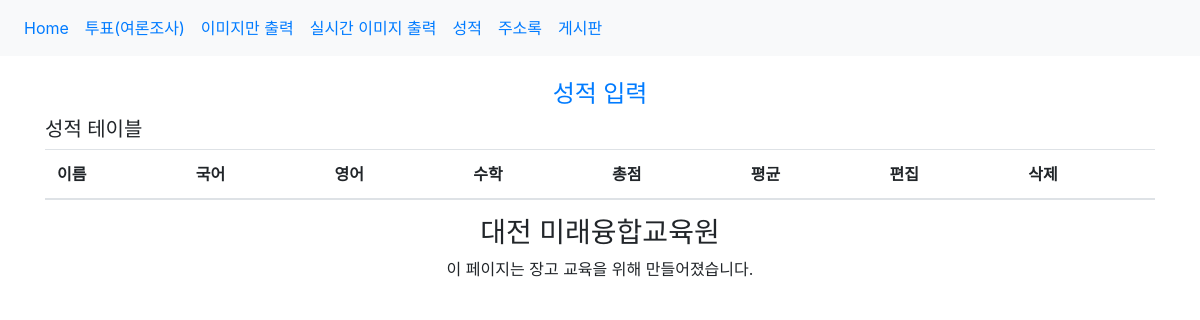
The page /sungjukcall/ on the database as committed earlier.
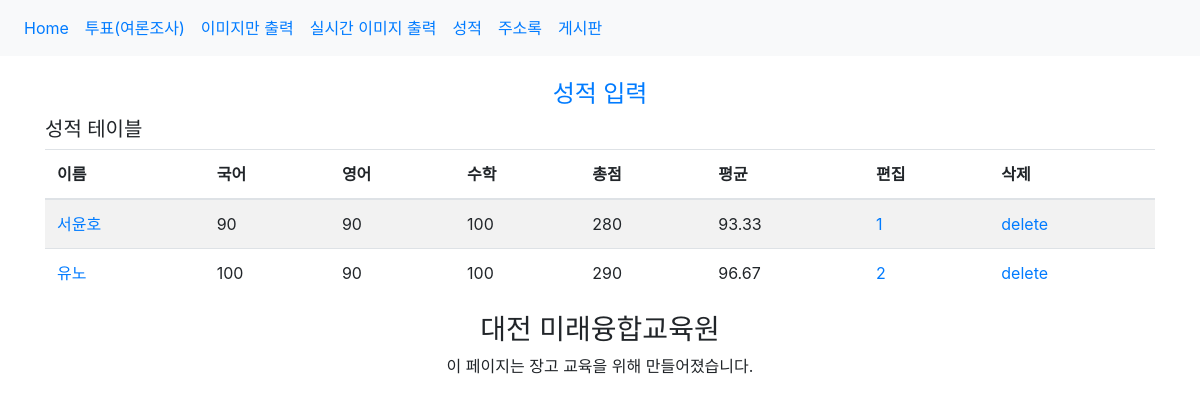
The same page on the database as committed later.
### sungjukcall/models.py (models this page shows, shortened)
class Sungjuk(models.Model):    # 클래스명이 테이블명
    name = models.CharField("이름", max_length=50, unique=False)
    kor = models.IntegerField("국어", default=0)
    mat = models.IntegerField("수학", default=0)
    eng = models.IntegerField("영어", default=0)
    tot = models.IntegerField("총점", default=0)  # DB에 저장하지 않음 (실시간 계산)
    avg = models.FloatField("평균", default=0)    # DB에 저장하지 않음 (실시간 계산)
    @property  # 자바에서는 어노테이션
    def tot(self):  # 변수와 같은 이름으로 함수를 저장 후 총점값을 계산하여 리턴.
        return self.kor + self.mat + self.eng
    @property
    def avg(self):
        return round((self.kor + self.mat + self.eng) / 3, 2)
    class Meta:     # 클래스에 대한 정보
        verbose_name = '성적'
        verbose_name_plural = '성적셋'
        ordering = ['name']     # 이름으로 정렬

### sungjukcall/views.py (the view)
# urls.py: path('', views.SungjukList.as_view(), name='sungjuk_list'),
class SungjukList(ListView):    # 모든 데이터를 확인
    model = Sungjuk
    template_name = 'sungjukcall/sungjuk_list.html'

### sungjukcall/Templates/sungjukcall/sungjuk_List.html
{% extends "base.html" %}
{% load static %}
{% block explain_contents %}
<div align="center">
    <a href="{% url 'sungjukcall:sungjuk_new' %}"><h4> 성적 입력 </h4></a>
</div>
<div class="container">
    <h5> 성적 테이블</h5>
    <table class="table table-striped">
        <thead>
        <tr>
            <th>이름</th>
            <th>국어</th>
            <th>영어</th>
            <th>수학</th>
            <th>총점</th>
            <th>평균</th>
            <th>편집</th>
            <th>삭제</th>
        </tr>
        </thead>
        <tbody>
        {% for sungjuk in object_list %}
        <tr>
            <td><a href="{% url 'sungjukcall:sungjuk_detail' sungjuk.id %}"> {{ sungjuk.name }}</a></td>
            <td>{{ sungjuk.kor }}</td>
            <td>{{ sungjuk.mat }}</td>
            <td>{{ sungjuk.eng }}</td>
            <td>{{ sungjuk.tot }}</td>
            <td>{{ sungjuk.avg }}</td>
            <td><a href="{% url 'sungjukcall:sungjuk_edit' sungjuk.id %}"> {{ sungjuk.id }} </a></td>
            <td><a href="{% url 'sungjukcall:sungjuk_delete' sungjuk.id %}"> delete </a></td>
        </tr>
        {% endfor %}
        </tbody>
    </table>
</div>
{% endblock explain_contents %}

### templates/base.html (shortened to what this page needs)
<!DOCTYPE html>
{% load i18n static %}
<html lang="ko">
<head>
  <link rel="stylesheet" href="https://cdn.jsdelivr.net/npm/bootstrap@4.6.2/dist/css/bootstrap.min.css">
</head>
<body>
<nav class="navbar navbar-expand-sm bg-light">
  <ul class="navbar-nav">
    <li class="nav-item">
      <a class="nav-link" href="/">Home</a>
    </li>
    <li class="nav-item">
      <a class="nav-link" href="/polls">투표(여론조사)</a>
    </li>
    <li class="nav-item">
      <a class="nav-link" href="/pandasgraph">이미지만 출력</a>
    </li>
    <li class="nav-item">
      <a class="nav-link" href="/pandasgraph_call">실시간 이미지 출력</a>
    </li>
    <li class="nav-item">
      <a class="nav-link" href="/sungjukcall">성적</a>
    </li>
    <li class="nav-item">
      <a class="nav-link" href="/addressbook">주소록</a>
    </li>
    <li class="nav-item">
      <a class="nav-link" href="/forum">게시판</a>
    </li>
  </ul>
</nav>
<br>
    {% block explain_contents %}
    {% endblock explain_contents %}
<div class="container-fluid" align="center">
  <h3>대전 미래융합교육원</h3>
  <p>이 페이지는 장고 교육을 위해 만들어졌습니다.</p>
</div>
</body>
</html>

Rows that differ between the two databases and show on the page:
added Sungjuk: name "서윤호", kor "90", mat "90", eng "100", tot "280", avg "93.33", id "1"
added Sungjuk: name "유노", kor "100", mat "90", eng "100", tot "290", avg "96.67", id "2"
